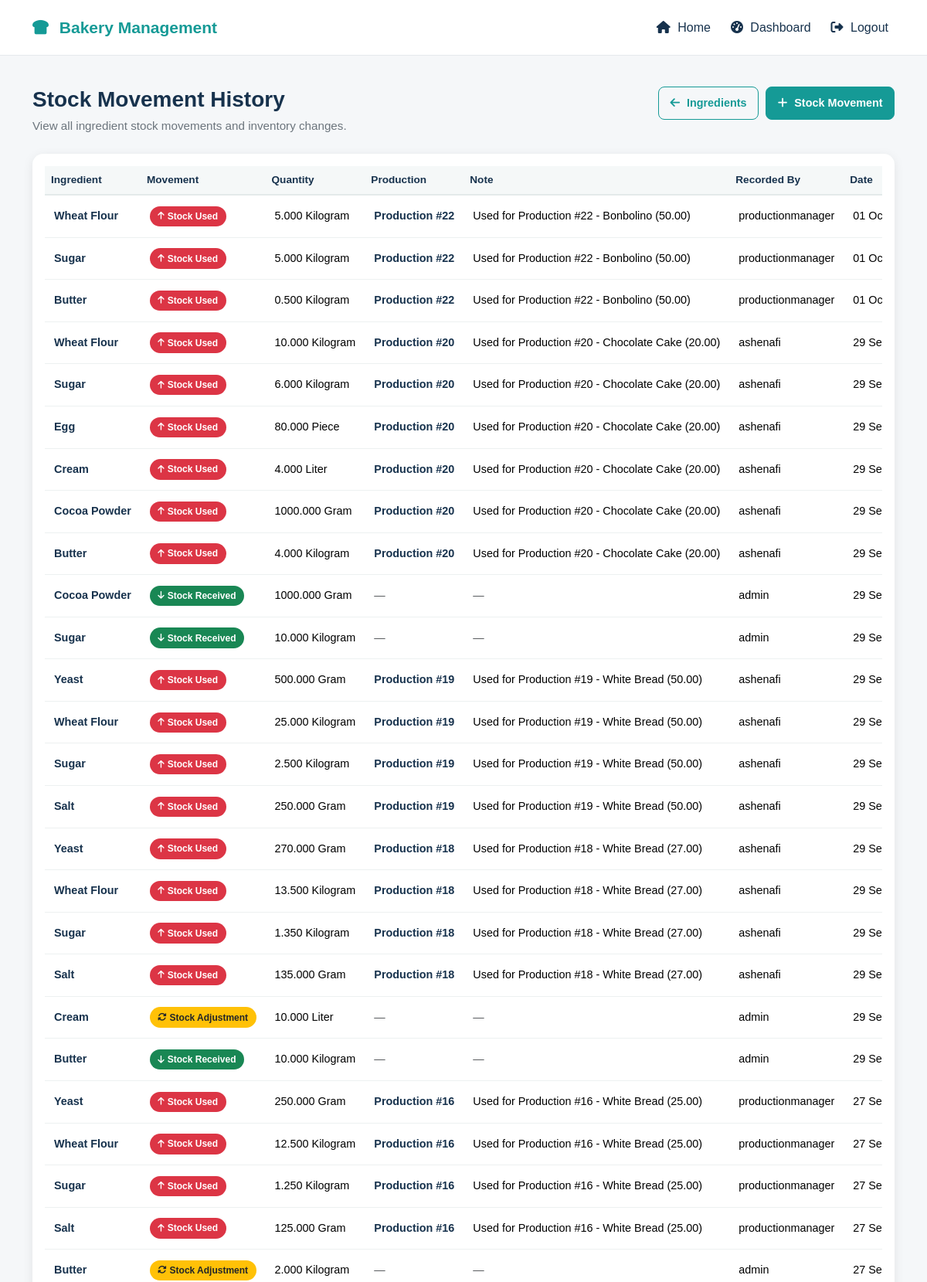
The page /ingredients/stock-movements/ (signed in, upper part) on the database its author committed.
### bekapp/models.py (models this page shows, shortened)
class StockMovement(models.Model):
    class MovementType(models.TextChoices):
        RECEIVED = "RECEIVED", "Stock Received"
        USED = "USED", "Stock Used"
        ADJUSTMENT = "ADJUSTMENT", "Stock Adjustment"
    ingredient = models.ForeignKey(
        Ingredient,
        on_delete=models.PROTECT,
        related_name="stock_movements",
    )
    production = models.ForeignKey(
        "Production",
        on_delete=models.PROTECT,
        null=True,
        blank=True,
        related_name="stock_movements",
    )
    movement_type = models.CharField(
        max_length=20,
        choices=MovementType.choices,
    )
    quantity = models.DecimalField(
        max_digits=10,
        decimal_places=3,
    )
    note = models.TextField(
        blank=True,
    )
    created_by = models.ForeignKey(
        User,
        on_delete=models.PROTECT,
        related_name="stock_movements",
    )
    created_at = models.DateTimeField(
        auto_now_add=True,
    )
    class Meta:
        ordering = ["-created_at"]

class Ingredient(models.Model):
    class Unit(models.TextChoices):
        KG = "KG", "Kilogram"
        GRAM = "GRAM", "Gram"
        LITER = "LITER", "Liter"
        ML = "ML", "Milliliter"
        PIECE = "PIECE", "Piece"
    name = models.CharField(max_length=150, unique=True)
    unit = models.CharField(
        max_length=20,
        choices=Unit.choices,
    )
    current_stock = models.DecimalField(
        max_digits=10,
        decimal_places=3,
        default=0,
    )
    minimum_stock = models.DecimalField(
        max_digits=10,
        decimal_places=3,
        default=0,
    )
    cost_per_unit = models.DecimalField(
        max_digits=10,
        decimal_places=2,
        default=0,
    )
    is_active = models.BooleanField(default=True)
    created_at = models.DateTimeField(auto_now_add=True)
    updated_at = models.DateTimeField(auto_now=True)
    class Meta:
        ordering = ["name"]

class Production(models.Model):
    class Status(models.TextChoices):
        PLANNED = "PLANNED", "Planned"
        IN_PROGRESS = "IN_PROGRESS", "In Progress"
        COMPLETED = "COMPLETED", "Completed"
        CANCELLED = "CANCELLED", "Cancelled"
    production_date = models.DateField()
    status = models.CharField(
        max_length=20,
        choices=Status.choices,
        default=Status.PLANNED,
    )
    notes = models.TextField(blank=True)
    created_by = models.ForeignKey(
        User,
        on_delete=models.PROTECT,
        related_name="productions_created",
    )
    started_at = models.DateTimeField(
        null=True,
        blank=True,
    )
    completed_at = models.DateTimeField(null=True, blank=True)
    stock_deducted = models.BooleanField(default=False)
    created_at = models.DateTimeField(auto_now_add=True)
    updated_at = models.DateTimeField(auto_now=True)
    class Meta:
        ordering = ["-production_date", "-created_at"]

class User(AbstractUser):
    class Role(models.TextChoices):
        OWNER = "OWNER", "Owner"
        CASHIER = "CASHIER", "Cashier"
        PRODUCTION_MANAGER = "PRODUCTION_MANAGER", "Production Manager"
    role = models.CharField(
        max_length=30,
        choices=Role.choices,
        default=Role.CASHIER,
    )

### bekapp/views.py (the view)
def stock_movement_list(request):
    if not request.user.is_authenticated:
        return redirect("login")
    if request.user.role != "OWNER":
        return redirect("dashboard")
    movements = (
        StockMovement.objects
        .select_related("ingredient", "created_by")
        .all()
    )
    return render(
        request,
        "bekapp/stock_movement_list.html",
        {
            "movements": movements,
        },
    )

### bekapp/templates/bekapp/stock_movement_list.html (shortened to what this page needs)
{% extends "bekapp/base.html" %}
{% load static %}
{% block extra_css %}
<link
    rel="stylesheet"
    href="{% static 'bekapp/css/stock-movement-list.css' %}"
>
{% endblock %}
{% block content %}
<section class="stock-movement-list-page">
    <div class="container py-4">
        <div class="stock-movement-list-header">
            <div>
                <h1>Stock Movement History</h1>
                <p>
                    View all ingredient stock movements and inventory changes.
                </p>
            </div>
            <div class="stock-movement-list-actions">
                <a
                    href="{% url 'ingredient_list' %}"
                    class="btn btn-outline-primary"
                >
                    <i class="fas fa-arrow-left"></i>
                    Ingredients
                </a>
                <a
                    href="{% url 'stock_movement_create' %}"
                    class="btn btn-primary"
                >
                    <i class="fas fa-plus"></i>
                    Stock Movement
                </a>
            </div>
        </div>
        <div class="card stock-movement-list-card">
            <div class="card-body">
                {% if movements %}
                    <div class="table-responsive">
                        <table class="table table-hover align-middle">
                            <thead>
                                <tr>
                                    <th>Ingredient</th>
                                    <th>Movement</th>
                                    <th>Quantity</th>
                                    <th>Production</th>
                                    <th>Note</th>
                                    <th>Recorded By</th>
                                    <th>Date</th>
                                </tr>
                            </thead>
                            <tbody>
                                {% for movement in movements %}
                                    <tr>
                                        <td>
                                            <strong>
                                                {{ movement.ingredient.name }}
                                            </strong>
                                        </td>
                                        <td>
                                            {% if movement.movement_type == "RECEIVED" %}
                                                <span class="badge bg-success">
                                                    <i class="fas fa-arrow-down"></i>
                                                    Stock Received
                                                </span>
                                            {% elif movement.movement_type == "USED" %}
                                                <span class="badge bg-danger">
                                                    <i class="fas fa-arrow-up"></i>
                                                    Stock Used
                                                </span>
                                            {% else %}
                                                <span class="badge bg-warning text-dark">
                                                    <i class="fas fa-sync-alt"></i>
                                                    Stock Adjustment
                                                </span>
                                            {% endif %}
                                        </td>
                                        <td>
                                            {{ movement.quantity }}
                                            {{ movement.ingredient.get_unit_display }}
                                        </td>
                                        <td>
                                            {% if movement.production %}
                                                <strong>
                                                    Production #{{ movement.production.id }}
                                                </strong>
                                            {% else %}
                                                <span class="text-muted">
                                                    —
                                                </span>
                                            {% endif %}
                                        </td>
                                        <td>
                                            {% if movement.note %}
                                                {{ movement.note }}
                                            {% else %}
                                                <span class="text-muted">
                                                    —
                                                </span>
                                            {% endif %}
                                        </td>
                                        <td>
                                            {{ movement.created_by.username }}
                                        </td>
                                        <td>
                                            {{ movement.created_at|date:"d M Y, H:i" }}
                                        </td>
                                    </tr>
                                {% endfor %}
                            </tbody>
                        </table>
                    </div>
                {% endif %}
            </div>
        </div>
    </div>
</section>
{% endblock %}

### bekapp/static/bekapp/css/style.css (style rules this page uses)
html, body { margin: 0; padding: 0; }
body { min-height: 100vh; background: #f5f7f9; color: #17324d; font-family: Arial, Helvetica, sans-serif; }

### bekapp/static/bekapp/css/stock-movement-list.css (style rules this page uses)
.stock-movement-list-page { padding: 1rem 0 2rem; }
.stock-movement-list-header { display: flex; justify-content: space-between; align-items: flex-start; gap: 1rem; margin-bottom: 1.5rem; }
.stock-movement-list-header h1 { margin: 0; color: #17324d; font-size: 1.75rem; font-weight: 700; }
.stock-movement-list-header p { margin: 0.4rem 0 0; color: #6c757d; font-size: 0.95rem; }
.stock-movement-list-actions { display: flex; align-items: center; gap: 0.6rem; flex-shrink: 0; }
.stock-movement-list-actions .btn { min-height: 42px; padding: 0.6rem 0.9rem; border-radius: 8px; font-size: 0.9rem; font-weight: 600; white-space: nowrap; }
.stock-movement-list-actions .btn-primary { background-color: #159a96; border-color: #159a96; }
.stock-movement-list-actions .btn-outline-primary { color: #159a96; border-color: #159a96; }
.stock-movement-list-actions .btn i { margin-right: 0.3rem; }
.stock-movement-list-card { border: none; border-radius: 14px; overflow: hidden; background-color: #ffffff; box-shadow: 0 3px 14px rgba(0, 0, 0, 0.08); }
.stock-movement-list-card .card-body { padding: 1rem; }
.stock-movement-list-card .table { margin-bottom: 0; }
.stock-movement-list-card .table thead th { background-color: #f5f8f8; color: #17324d; font-size: 0.85rem; font-weight: 700; white-space: nowrap; border-bottom: 2px solid #e3eaea; }
.stock-movement-list-card .table tbody td { padding: 0.85rem 0.75rem; vertical-align: middle; font-size: 0.9rem; white-space: nowrap; }
.stock-movement-list-card .table tbody tr { border-bottom: 1px solid #edf1f1; }
.stock-movement-list-card .table tbody td strong { color: #17324d; font-weight: 700; }
.stock-movement-list-card .badge { display: inline-flex; align-items: center; gap: 0.25rem; padding: 0.45rem 0.65rem; border-radius: 20px; font-size: 0.75rem; font-weight: 600; }
.stock-movement-list-card .badge i { font-size: 0.7rem; }

### rows shown on the page
StockMovement: ingredient.name "Wheat Flour", movement_type "USED" (drawn), quantity "5.000", ingredient.unit "Kilogram", production.id "22", note "Used for Production #22 - Bonbolino (50.00)", created_by.username "productionmanager", created_at "01…"
StockMovement: ingredient.name "Sugar", movement_type "USED" (drawn), quantity "5.000", ingredient.unit "Kilogram", production.id "22", note "Used for Production #22 - Bonbolino (50.00)", created_by.username "productionmanager", created_at "01…"
StockMovement: ingredient.name "Butter", movement_type "USED" (drawn), quantity "0.500", ingredient.unit "Kilogram", production.id "22", note "Used for Production #22 - Bonbolino (50.00)", created_by.username "productionmanager", created_at "01…"
StockMovement: ingredient.name "Wheat Flour", movement_type "USED" (drawn), quantity "10.000", ingredient.unit "Kilogram", production.id "20", note "Used for Production #20 - Chocolate Cake (20.00)", created_by.username "ashenafi", created_at "29…"
StockMovement: ingredient.name "Sugar", movement_type "USED" (drawn), quantity "6.000", ingredient.unit "Kilogram", production.id "20", note "Used for Production #20 - Chocolate Cake (20.00)", created_by.username "ashenafi", created_at "29…"
StockMovement: ingredient.name "Egg", movement_type "USED" (drawn), quantity "80.000", ingredient.unit "Piece", production.id "20", note "Used for Production #20 - Chocolate Cake (20.00)", created_by.username "ashenafi", created_at "29…"
StockMovement: ingredient.name "Cream", movement_type "USED" (drawn), quantity "4.000", ingredient.unit "Liter", production.id "20", note "Used for Production #20 - Chocolate Cake (20.00)", created_by.username "ashenafi", created_at "29…"
StockMovement: ingredient.name "Cocoa Powder", movement_type "USED" (drawn), quantity "1000.000", ingredient.unit "Gram", production.id "20", note "Used for Production #20 - Chocolate Cake (20.00)", created_by.username "ashenafi", created_at "29…"
StockMovement: ingredient.name "Butter", movement_type "USED" (drawn), quantity "4.000", ingredient.unit "Kilogram", production.id "20", note "Used for Production #20 - Chocolate Cake (20.00)", created_by.username "ashenafi", created_at "29…"
StockMovement: ingredient.name "Cocoa Powder", movement_type "RECEIVED" (drawn), quantity "1000.000", ingredient.unit "Gram", created_by.username "admin", created_at "29…"
StockMovement: ingredient.name "Sugar", movement_type "RECEIVED" (drawn), quantity "10.000", ingredient.unit "Kilogram", created_by.username "admin", created_at "29…"
StockMovement: ingredient.name "Yeast", movement_type "USED" (drawn), quantity "500.000", ingredient.unit "Gram", production.id "19", note "Used for Production #19 - White Bread (50.00)", created_by.username "ashenafi", created_at "29…"
StockMovement: ingredient.name "Wheat Flour", movement_type "USED" (drawn), quantity "25.000", ingredient.unit "Kilogram", production.id "19", note "Used for Production #19 - White Bread (50.00)", created_by.username "ashenafi", created_at "29…"
StockMovement: ingredient.name "Sugar", movement_type "USED" (drawn), quantity "2.500", ingredient.unit "Kilogram", production.id "19", note "Used for Production #19 - White Bread (50.00)", created_by.username "ashenafi", created_at "29…"
StockMovement: ingredient.name "Salt", movement_type "USED" (drawn), quantity "250.000", ingredient.unit "Gram", production.id "19", note "Used for Production #19 - White Bread (50.00)", created_by.username "ashenafi", created_at "29…"
StockMovement: ingredient.name "Yeast", movement_type "USED" (drawn), quantity "270.000", ingredient.unit "Gram", production.id "18", note "Used for Production #18 - White Bread (27.00)", created_by.username "ashenafi", created_at "29…"
StockMovement: ingredient.name "Wheat Flour", movement_type "USED" (drawn), quantity "13.500", ingredient.unit "Kilogram", production.id "18", note "Used for Production #18 - White Bread (27.00)", created_by.username "ashenafi", created_at "29…"
StockMovement: ingredient.name "Sugar", movement_type "USED" (drawn), quantity "1.350", ingredient.unit "Kilogram", production.id "18", note "Used for Production #18 - White Bread (27.00)", created_by.username "ashenafi", created_at "29…"
StockMovement: ingredient.name "Salt", movement_type "USED" (drawn), quantity "135.000", ingredient.unit "Gram", production.id "18", note "Used for Production #18 - White Bread (27.00)", created_by.username "ashenafi", created_at "29…"
StockMovement: ingredient.name "Cream", movement_type "ADJUSTMENT" (drawn), quantity "10.000", ingredient.unit "Liter", created_by.username "admin", created_at "29…"
StockMovement: ingredient.name "Butter", movement_type "RECEIVED" (drawn), quantity "10.000", ingredient.unit "Kilogram", created_by.username "admin", created_at "29…"
StockMovement: ingredient.name "Yeast", movement_type "USED" (drawn), quantity "250.000", ingredient.unit "Gram", production.id "16", note "Used for Production #16 - White Bread (25.00)", created_by.username "productionmanager", created_at "27…"
StockMovement: ingredient.name "Wheat Flour", movement_type "USED" (drawn), quantity "12.500", ingredient.unit "Kilogram", production.id "16", note "Used for Production #16 - White Bread (25.00)", created_by.username "productionmanager", created_at "27…"
StockMovement: ingredient.name "Sugar", movement_type "USED" (drawn), quantity "1.250", ingredient.unit "Kilogram", production.id "16", note "Used for Production #16 - White Bread (25.00)", created_by.username "productionmanager", created_at "27…"
StockMovement: ingredient.name "Salt", movement_type "USED" (drawn), quantity "125.000", ingredient.unit "Gram", production.id "16", note "Used for Production #16 - White Bread (25.00)", created_by.username "productionmanager", created_at "27…"
StockMovement: ingredient.name "Butter", movement_type "ADJUSTMENT" (drawn), quantity "2.000", ingredient.unit "Kilogram", created_by.username "admin", created_at "27…"
